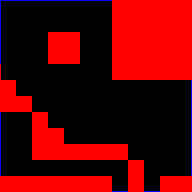

Rendered tile map (Tiled .tmx) drawn with the repository's tilesets; below, a short description and the full map source, tile grids included:
An orthogonal 12x12 tile map with 16x16 px tiles, 3 tile layers (Camada de Tiles 1, Camada de Tiles 2, Camada de Tiles 3).

<map version="2017.05.16" orientation="orthogonal" renderorder="right-down" width="12" height="12" tilewidth="16" tileheight="16" nextobjectid="1">
 <tileset firstgid="1" source="../../../objects/hitbox.tsx" />
 <layer name="Camada de Tiles 1" width="12" height="12">
  <data encoding="csv">
1,1,1,1,1,1,1,2,2,2,2,2,
1,1,1,1,1,1,1,2,2,2,2,2,
1,1,1,2,2,1,1,2,2,2,2,2,
1,1,1,2,2,1,1,2,2,2,2,2,
1,1,1,1,1,1,1,2,2,2,2,2,
2,1,1,1,1,1,1,1,1,1,1,1,
2,2,1,1,1,1,1,1,1,1,1,1,
1,1,2,1,1,1,1,1,1,1,1,1,
1,1,2,2,1,1,1,1,1,1,1,1,
1,1,2,2,2,2,2,2,1,1,1,1,
1,1,1,1,1,1,1,1,2,1,1,1,
2,2,2,2,2,2,2,1,2,1,2,2
</data>
 </layer>
 <layer name="Camada de Tiles 2" width="12" height="12">
  <data encoding="csv">
9,10,10,10,10,10,10,0,0,0,0,0,
9,0,0,0,0,0,0,0,0,0,0,0,
9,0,0,0,0,0,0,0,0,0,0,0,
9,0,0,0,0,0,0,0,0,0,0,0,
5,0,0,0,0,0,0,0,0,0,0,0,
0,0,0,0,0,0,0,0,0,0,0,11,
0,0,0,0,0,0,0,0,0,0,0,11,
9,0,0,0,0,0,0,0,0,0,0,11,
9,0,0,0,0,0,0,0,0,0,0,11,
9,0,0,0,0,0,0,0,0,0,0,11,
9,0,0,0,0,0,0,0,0,0,0,11,
0,0,0,0,0,0,0,12,0,12,0,0
</data>
 </layer>
 <layer name="Camada de Tiles 3" width="12" height="12">
  <data encoding="csv">
10,0,0,0,0,0,0,0,0,0,0,0,
0,0,0,0,0,0,0,0,0,0,0,0,
0,0,0,0,0,0,0,0,0,0,0,0,
0,0,0,0,0,0,0,0,0,0,0,0,
0,0,0,0,0,0,0,0,0,0,0,0,
0,0,0,0,0,0,0,0,0,0,0,0,
0,0,0,0,0,0,0,0,0,0,0,0,
0,0,0,0,0,0,0,0,0,0,0,0,
0,0,0,0,0,0,0,0,0,0,0,0,
0,0,0,0,0,0,0,0,0,0,0,0,
0,0,0,0,0,0,0,0,0,0,0,0,
0,0,0,0,0,0,0,0,0,0,0,0
</data>
 </layer>
</map>
